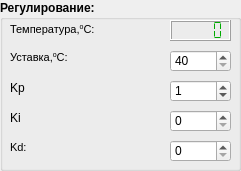
   <widget class="QGroupBox" name="group_1">
    <property name="geometry">
     <rect>
      <x>10</x>
      <y>10</y>
      <width>241</width>
      <height>171</height>
     </rect>
    </property>
    <property name="font">
     <font>
      <weight>75</weight>
      <bold>true</bold>
     </font>
    </property>
    <property name="title">
     <string>Регулирование:</string>
    </property>
    <widget class="QLabel" name="label_8">
     <property name="geometry">
      <rect>
       <x>10</x>
       <y>50</y>
       <width>71</width>
       <height>16</height>
      </rect>
     </property>
     <property name="font">
      <font>
       <weight>50</weight>
       <bold>false</bold>
      </font>
     </property>
     <property name="text">
      <string>&lt;!DOCTYPE HTML PUBLIC &quot;-//W3C//DTD HTML 4.0//EN&quot; &quot;http://www.w3.org/TR/REC-html40/strict.dtd&quot;&gt;
&lt;html&gt;&lt;head&gt;&lt;meta name=&quot;qrichtext&quot; content=&quot;1&quot; /&gt;&lt;style type=&quot;text/css&quot;&gt;
p, li { white-space: pre-wrap; }
&lt;/style&gt;&lt;/head&gt;&lt;body style=&quot; font-family:'MS Shell Dlg 2'; font-size:8.25pt; font-weight:400; font-style:normal;&quot;&gt;
&lt;p style=&quot; margin-top:0px; margin-bottom:0px; margin-left:0px; margin-right:0px; -qt-block-indent:0; text-indent:0px;&quot;&gt;&lt;span style=&quot; font-size:8pt;&quot;&gt;Уставка,&lt;/span&gt;&lt;span style=&quot; font-size:8pt; vertical-align:super;&quot;&gt;о&lt;/span&gt;&lt;span style=&quot; font-size:8pt;&quot;&gt;С:&lt;/span&gt;&lt;/p&gt;&lt;/body&gt;&lt;/html&gt;</string>
     </property>
    </widget>
    <widget class="QSpinBox" name="desired_t">
     <property name="geometry">
      <rect>
       <x>170</x>
       <y>50</y>
       <width>61</width>
       <height>22</height>
      </rect>
     </property>
     <property name="font">
      <font>
       <weight>50</weight>
       <bold>false</bold>
      </font>
     </property>
     <property name="minimum">
      <number>40</number>
     </property>
     <property name="maximum">
      <number>100</number>
     </property>
     <property name="value">
      <number>40</number>
     </property>
    </widget>
    <widget class="QLabel" name="label_12">
     <property name="geometry">
      <rect>
       <x>10</x>
       <y>110</y>
       <width>61</width>
       <height>16</height>
      </rect>
     </property>
     <property name="font">
      <font>
       <weight>50</weight>
       <bold>false</bold>
      </font>
     </property>
     <property name="text">
      <string>Ki</string>
     </property>
    </widget>
    <widget class="QLabel" name="label_10">
     <property name="geometry">
      <rect>
       <x>10</x>
       <y>80</y>
       <width>61</width>
       <height>16</height>
      </rect>
     </property>
     <property name="font">
      <font>
       <weight>50</weight>
       <bold>false</bold>
      </font>
     </property>
     <property name="text">
      <string>Kp</string>
     </property>
    </widget>
    <widget class="QLabel" name="label_kd">
     <property name="geometry">
      <rect>
       <x>10</x>
       <y>140</y>
       <width>61</width>
       <height>16</height>
      </rect>
     </property>
     <property name="font">
      <font>
       <weight>50</weight>
       <bold>false</bold>
      </font>
     </property>
     <property name="text">
      <string>&lt;!DOCTYPE HTML PUBLIC &quot;-//W3C//DTD HTML 4.0//EN&quot; &quot;http://www.w3.org/TR/REC-html40/strict.dtd&quot;&gt;
&lt;html&gt;&lt;head&gt;&lt;meta name=&quot;qrichtext&quot; content=&quot;1&quot; /&gt;&lt;style type=&quot;text/css&quot;&gt;
p, li { white-space: pre-wrap; }
&lt;/style&gt;&lt;/head&gt;&lt;body style=&quot; font-family:'MS Shell Dlg 2'; font-size:8.25pt; font-weight:400; font-style:normal;&quot;&gt;
&lt;p style=&quot; margin-top:0px; margin-bottom:0px; margin-left:0px; margin-right:0px; -qt-block-indent:0; text-indent:0px;&quot;&gt;&lt;span style=&quot; font-size:8pt;&quot;&gt;Kd:&lt;/span&gt;&lt;/p&gt;&lt;/body&gt;&lt;/html&gt;</string>
     </property>
    </widget>
    <widget class="QLCDNumber" name="lcd_t">
     <property name="geometry">
      <rect>
       <x>170</x>
       <y>20</y>
       <width>61</width>
       <height>21</height>
      </rect>
     </property>
     <property name="palette">
      <palette>
       <active>
        <colorrole role="WindowText">
         <brush brushstyle="SolidPattern">
          <color alpha="255">
           <red>0</red>
           <green>170</green>
           <blue>0</blue>
          </color>
         </brush>
        </colorrole>
       </active>
       <inactive>
        <colorrole role="WindowText">
         <brush brushstyle="SolidPattern">
          <color alpha="255">
           <red>0</red>
           <green>170</green>
           <blue>0</blue>
          </color>
         </brush>
        </colorrole>
       </inactive>
       <disabled>
        <colorrole role="WindowText">
         <brush brushstyle="SolidPattern">
          <color alpha="255">
           <red>106</red>
           <green>104</green>
           <blue>100</blue>
          </color>
         </brush>
        </colorrole>
       </disabled>
      </palette>
     </property>
     <property name="font">
      <font>
       <weight>50</weight>
       <italic>true</italic>
       <bold>false</bold>
      </font>
     </property>
     <property name="smallDecimalPoint">
      <bool>false</bool>
     </property>
     <property name="numDigits">
      <number>5</number>
     </property>
     <property name="mode">
      <enum>QLCDNumber::Dec</enum>
     </property>
     <property name="segmentStyle">
      <enum>QLCDNumber::Flat</enum>
     </property>
     <property name="value" stdset="0">
      <double>0.000000000000000</double>
     </property>
    </widget>
    <widget class="QLabel" name="label_7">
     <property name="geometry">
      <rect>
       <x>10</x>
       <y>20</y>
       <width>91</width>
       <height>20</height>
      </rect>
     </property>
     <property name="font">
      <font>
       <weight>50</weight>
       <bold>false</bold>
      </font>
     </property>
     <property name="text">
      <string>&lt;!DOCTYPE HTML PUBLIC &quot;-//W3C//DTD HTML 4.0//EN&quot; &quot;http://www.w3.org/TR/REC-html40/strict.dtd&quot;&gt;
&lt;html&gt;&lt;head&gt;&lt;meta name=&quot;qrichtext&quot; content=&quot;1&quot; /&gt;&lt;style type=&quot;text/css&quot;&gt;
p, li { white-space: pre-wrap; }
&lt;/style&gt;&lt;/head&gt;&lt;body style=&quot; font-family:'MS Shell Dlg 2'; font-size:8.25pt; font-weight:400; font-style:normal;&quot;&gt;
&lt;p style=&quot; margin-top:0px; margin-bottom:0px; margin-left:0px; margin-right:0px; -qt-block-indent:0; text-indent:0px;&quot;&gt;&lt;span style=&quot; font-size:8pt;&quot;&gt;Температура,&lt;/span&gt;&lt;span style=&quot; font-size:8pt; vertical-align:super;&quot;&gt;о&lt;/span&gt;&lt;span style=&quot; font-size:8pt;&quot;&gt;С:&lt;/span&gt;&lt;/p&gt;&lt;/body&gt;&lt;/html&gt;</string>
     </property>
    </widget>
    <widget class="QSpinBox" name="Kp">
     <property name="geometry">
      <rect>
       <x>170</x>
       <y>80</y>
       <width>61</width>
       <height>22</height>
      </rect>
     </property>
     <property name="font">
      <font>
       <weight>50</weight>
       <bold>false</bold>
      </font>
     </property>
     <property name="minimum">
      <number>0</number>
     </property>
     <property name="maximum">
      <number>9999</number>
     </property>
     <property name="value">
      <number>1</number>
     </property>
    </widget>
    <widget class="QSpinBox" name="Ki">
     <property name="geometry">
      <rect>
       <x>170</x>
       <y>110</y>
       <width>61</width>
       <height>22</height>
      </rect>
     </property>
     <property name="font">
      <font>
       <weight>50</weight>
       <bold>false</bold>
      </font>
     </property>
     <property name="maximum">
      <number>3999</number>
     </property>
    </widget>
    <widget class="QSpinBox" name="Kd">
     <property name="geometry">
      <rect>
       <x>170</x>
       <y>140</y>
       <width>61</width>
       <height>22</height>
      </rect>
     </property>
     <property name="font">
      <font>
       <weight>50</weight>
       <bold>false</bold>
      </font>
     </property>
     <property name="maximum">
      <number>3999</number>
     </property>
    </widget>
   </widget>
